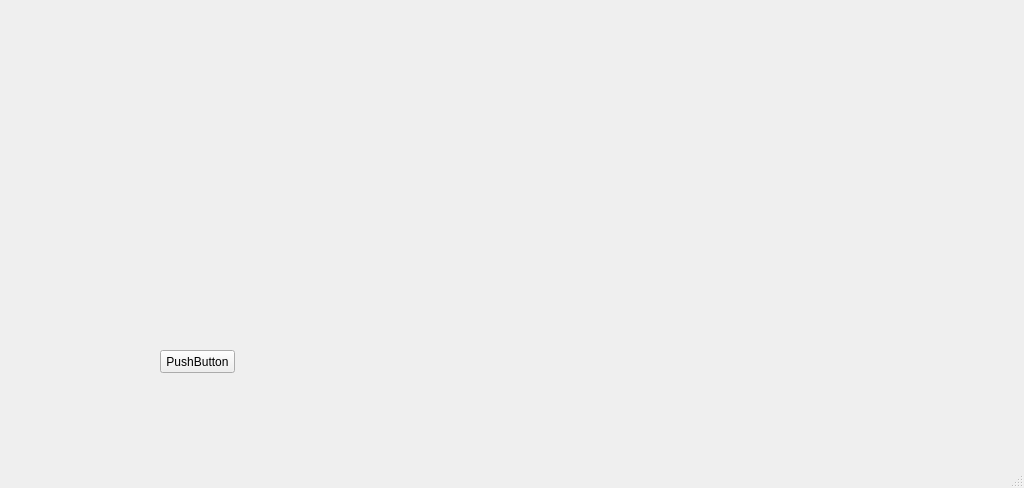
<?xml version="1.0" encoding="UTF-8"?>
<ui version="4.0">
 <class>MainWindow</class>
 <widget class="QMainWindow" name="MainWindow">
  <property name="enabled">
   <bool>true</bool>
  </property>
  <property name="geometry">
   <rect>
    <x>0</x>
    <y>0</y>
    <width>1024</width>
    <height>488</height>
   </rect>
  </property>
  <property name="windowTitle">
   <string>MainWindow</string>
  </property>
  <widget class="QWidget" name="centralwidget">
   <widget class="QPushButton" name="btn1">
    <property name="geometry">
     <rect>
      <x>160</x>
      <y>350</y>
      <width>75</width>
      <height>23</height>
     </rect>
    </property>
    <property name="text">
     <string>PushButton</string>
    </property>
   </widget>
  </widget>
  <widget class="QMenuBar" name="menubar">
   <property name="geometry">
    <rect>
     <x>0</x>
     <y>0</y>
     <width>1024</width>
     <height>22</height>
    </rect>
   </property>
  </widget>
  <widget class="QStatusBar" name="statusbar"/>
 </widget>
 <resources/>
 <connections/>
</ui>
